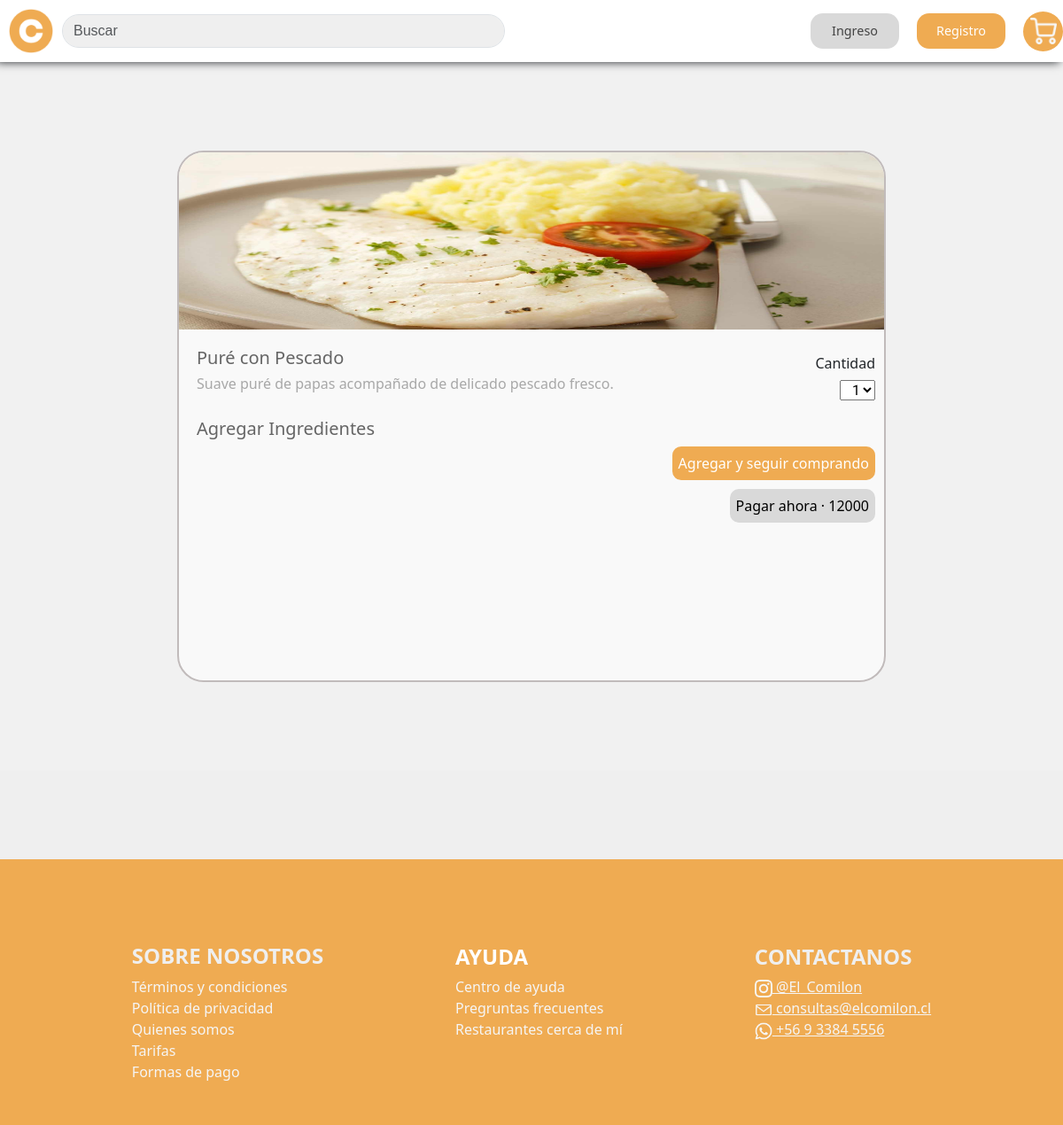
Screenshot of /DetailProduct/18 with the database file from the repository.
### ElComilon/models.py (models this page shows, shortened)
class Producto(models.Model):
    id_producto = models.AutoField(primary_key = True)
    nombre = models.CharField(max_length = 80)
    precio = models.IntegerField()
    descripcion = models.CharField(max_length = 50)
    ingredientes = models.CharField(max_length = 80)
    imagen = models.ImageField(upload_to='upload/')

### ElComilon/views.py (the view)
# urls.py: path('DetailProduct/<str:pk>',views.detailProduct, name='DetailProduct'),
def detailProduct(request,pk):
    plato = Producto.objects.get(id_producto=pk)
    context = {
        "plato":plato
    }
    return render(request, 'pages/DetailProduct.html',context)

### templates/pages/DetailProduct.html (shortened to what this page needs)
<!DOCTYPE html>
<html lang="en">
<head>
    {% load static %}
    <link href="https://cdn.jsdelivr.net/npm/bootstrap@5.3.3/dist/css/bootstrap.min.css" rel="stylesheet">
</head>
<body>
    {% include 'bases/header.html' %}
<main>
    <div id="Con">
      <div class="Contenedor">
          <div class="PlatoPrincipal">
              <img src="{{plato.imagen.url}}" alt="Primer Producto" width="100%" height="200px" >
            </div>
            <div class="NomProducto">
              <h5>{{plato.nombre}}</h5>
            </div>
            <div class="Descripcion">
              <h6>{{plato.descripcion}}</h6>
            </div>
            <div class="CantidadCom">
              <h6>Cantidad</h6>
            </div>
            <div class="Linea1">
              <select class="Cantidad" >
                <option value="number">1</option>
              </select>
            </div>
            <div class="Ingredientes">
              <h5>Agregar Ingredientes</h5>
            </div>
            <div class="Pago">
              <div class="SeguirCompra" id="agregar">
                <button class="agregar-producto" data-product-id="{{ plato.id_producto }}" id>Agregar y seguir comprando</button>
              </div>
              <div class="Pagar">
                <div>
                    <button  class="comprar-producto" data-product-id="{{ plato.id_producto }}" style="float: right;" >Pagar ahora &middot; {{plato.precio}} </button>
                </div>
              </div>
            </div>
      </div>
    </div>
</main>
    {% include 'bases/footer.html' %}
<link rel="stylesheet" href="{% static 'css/Navbar.css' %}">
<link rel="stylesheet" href="{% static 'css/footer.css' %}">
<link rel="stylesheet" href="{% static 'css/DetailProduct.css' %}">
</body>
</html>

### static/css/Navbar.css (style rules this page uses)
body { background-color: #EFEFEF; }

### static/css/DetailProduct.css (style rules this page uses)
main { width: 100%; background-color: #f1f1f1; display: flex; justify-content: center; align-items: center; }
.Contenedor { display: flex; flex-direction: column; border-radius: 30px; background: #f9f9f9; border: 2px solid rgb(193,187,187); margin-top: 100px; margin-bottom: 100px; padding: 0; width: 800px; height: 600px; }
.PlatoPrincipal { width: 100%; height: 220px; vertical-align: top; }
.PlatoPrincipal img { border-top-left-radius: 28px; border-top-right-radius: 28px; object-fit: fill; }
.CantidadCom { text-align: end; margin-right: 10px; margin-top: -50px; }
.Linea1 { text-align: end; margin-right: 10px; }
.NomProducto h5 { margin-left: 20px; color: #656565; }
.Descripcion h6 { margin-left: 20px; color: #A8A8A8; }
.Linea1 .Cantidad { font-family: 'ROBOTO',sans-serif; text-align: end; align-items: right; color: black; margin-left: 10px; }
.SeguirCompra { margin-right: 10px; margin-bottom: 10px; text-align: end; }
.SeguirCompra button { background-color: #EFAB52; border-radius: 10px; border-color: transparent; color: #FFFFFF; padding: 5px; padding-top: 5px; padding-bottom: 5px; }
.Pagar { margin-right: 10px; width: 100%; height: 50px; }
.Pagar div .comprar-producto { background-color: #D9D9D9; border-color: transparent; border-radius: 10px; padding: 5px; display: flex; text-align: end; align-items: right; justify-content: flex-end; }
.Pagar ::placeholder { color: black; font-family: 'ROBOTO',sans-serif; }
.Ingredientes { margin-top: 20px; margin-left: 20px; color: #656565; }
.Pago { display: flex; flex-direction: column; align-items:self-end; }

### rows the page displays
Producto: imagen (picture), nombre "Puré con Pescado", descripcion "Suave puré de papas acompañado de delicado pescado fresco.", precio "12000"
